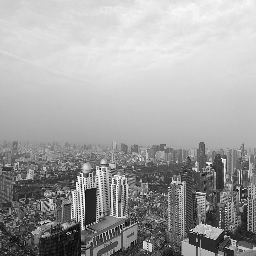
#> input picture FFT/Image/_subsample.bmp, 256 x 256 px, found by its file name
$ python test_cv.py
#> lines starting #> are read from the running program, lines starting #| are printed output that depends on the picture
import cv2 as cv
import numpy as np
# from matplotlib import pyplot as plt
from PIL import Image

img = cv.imread('./Image/_subsample.bmp', 0)
#> img is the input picture: shape (256, 256); min 0, max 254, mean 162.8
f = np.fft.fft2(img)
fshift = np.fft.fftshift(f)
mag_spectrum = 20 * np.log(np.abs(fshift))
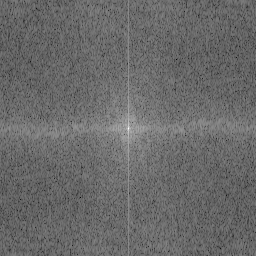
#> mag_spectrum: shape (256, 256) float64; min 53.55, max 323.7, mean 166; drawn with min black and max white

image = Image.fromarray(np.uint8(img), 'L')
image.save('./Image/_cvtime.bmp')

image = Image.fromarray(np.uint8(mag_spectrum), 'L')
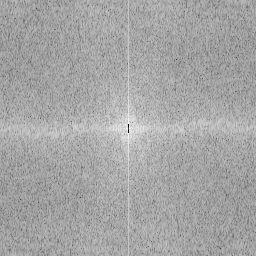
#> image: PIL image 256x256 L; min 6, max 252, mean 165.4
image.save('./Image/_cvfreq.bmp')

# [25 lines of commented-out code are left out]
